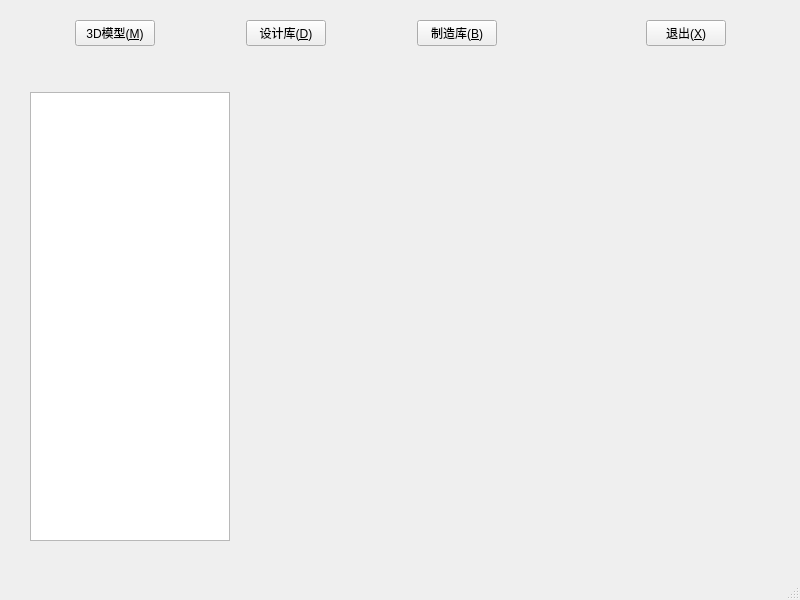
<?xml version="1.0" encoding="UTF-8"?>
<ui version="4.0">
 <class>MainWindow</class>
 <widget class="QMainWindow" name="MainWindow">
  <property name="geometry">
   <rect>
    <x>0</x>
    <y>0</y>
    <width>800</width>
    <height>600</height>
   </rect>
  </property>
  <property name="windowTitle">
   <string>MainWindow</string>
  </property>
  <widget class="QWidget" name="centralwidget">
   <widget class="QWidget" name="verticalLayoutWidget">
    <property name="geometry">
     <rect>
      <x>30</x>
      <y>20</y>
      <width>741</width>
      <height>521</height>
     </rect>
    </property>
    <layout class="QVBoxLayout" name="verticalLayout" stretch="0,0,1">
     <item>
      <layout class="QHBoxLayout" name="horizontalLayout">
       <item>
        <widget class="QPushButton" name="pushButton_3">
         <property name="sizePolicy">
          <sizepolicy hsizetype="Fixed" vsizetype="Fixed">
           <horstretch>0</horstretch>
           <verstretch>0</verstretch>
          </sizepolicy>
         </property>
         <property name="text">
          <string>3D模型(&amp;M)</string>
         </property>
        </widget>
       </item>
       <item>
        <spacer name="horizontalSpacer_2">
         <property name="orientation">
          <enum>Qt::Horizontal</enum>
         </property>
         <property name="sizeType">
          <enum>QSizePolicy::Maximum</enum>
         </property>
         <property name="sizeHint" stdset="0">
          <size>
           <width>40</width>
           <height>20</height>
          </size>
         </property>
        </spacer>
       </item>
       <item>
        <widget class="QPushButton" name="pushButton_2">
         <property name="sizePolicy">
          <sizepolicy hsizetype="Fixed" vsizetype="Fixed">
           <horstretch>0</horstretch>
           <verstretch>0</verstretch>
          </sizepolicy>
         </property>
         <property name="text">
          <string>设计库(&amp;D)</string>
         </property>
        </widget>
       </item>
       <item>
        <spacer name="horizontalSpacer">
         <property name="orientation">
          <enum>Qt::Horizontal</enum>
         </property>
         <property name="sizeType">
          <enum>QSizePolicy::Maximum</enum>
         </property>
         <property name="sizeHint" stdset="0">
          <size>
           <width>40</width>
           <height>20</height>
          </size>
         </property>
        </spacer>
       </item>
       <item>
        <widget class="QPushButton" name="pushButton_4">
         <property name="sizePolicy">
          <sizepolicy hsizetype="Fixed" vsizetype="Fixed">
           <horstretch>0</horstretch>
           <verstretch>0</verstretch>
          </sizepolicy>
         </property>
         <property name="text">
          <string>制造库(&amp;B)</string>
         </property>
        </widget>
       </item>
       <item>
        <spacer name="horizontalSpacer_3">
         <property name="orientation">
          <enum>Qt::Horizontal</enum>
         </property>
         <property name="sizeType">
          <enum>QSizePolicy::Maximum</enum>
         </property>
         <property name="sizeHint" stdset="0">
          <size>
           <width>40</width>
           <height>20</height>
          </size>
         </property>
        </spacer>
       </item>
       <item>
        <widget class="QLabel" name="label">
         <property name="sizePolicy">
          <sizepolicy hsizetype="Fixed" vsizetype="Fixed">
           <horstretch>0</horstretch>
           <verstretch>0</verstretch>
          </sizepolicy>
         </property>
         <property name="text">
          <string/>
         </property>
         <property name="pixmap">
          <pixmap resource="resource.qrc">:/pic/pic/close2.png</pixmap>
         </property>
        </widget>
       </item>
       <item>
        <widget class="QPushButton" name="pushButton">
         <property name="sizePolicy">
          <sizepolicy hsizetype="Fixed" vsizetype="Fixed">
           <horstretch>0</horstretch>
           <verstretch>0</verstretch>
          </sizepolicy>
         </property>
         <property name="styleSheet">
          <string notr="true"/>
         </property>
         <property name="text">
          <string>退出(&amp;X)</string>
         </property>
        </widget>
       </item>
      </layout>
     </item>
     <item>
      <spacer name="verticalSpacer">
       <property name="orientation">
        <enum>Qt::Vertical</enum>
       </property>
       <property name="sizeType">
        <enum>QSizePolicy::Maximum</enum>
       </property>
       <property name="sizeHint" stdset="0">
        <size>
         <width>20</width>
         <height>40</height>
        </size>
       </property>
      </spacer>
     </item>
     <item>
      <layout class="QHBoxLayout" name="horizontalLayout_2" stretch="1,2">
       <item>
        <widget class="QTreeView" name="treeView">
         <property name="sizePolicy">
          <sizepolicy hsizetype="Maximum" vsizetype="Expanding">
           <horstretch>0</horstretch>
           <verstretch>0</verstretch>
          </sizepolicy>
         </property>
         <property name="maximumSize">
          <size>
           <width>200</width>
           <height>16777215</height>
          </size>
         </property>
        </widget>
       </item>
       <item>
        <widget class="QStackedWidget" name="stackedWidget">
         <widget class="QWidget" name="Page1">
          <layout class="QGridLayout" name="gridLayout"/>
         </widget>
        </widget>
       </item>
      </layout>
     </item>
    </layout>
   </widget>
  </widget>
  <widget class="QMenuBar" name="menubar">
   <property name="geometry">
    <rect>
     <x>0</x>
     <y>0</y>
     <width>800</width>
     <height>25</height>
    </rect>
   </property>
  </widget>
  <widget class="QStatusBar" name="statusbar"/>
 </widget>
 <resources>
  <include location="resource.qrc"/>
 </resources>
 <connections/>
</ui>
